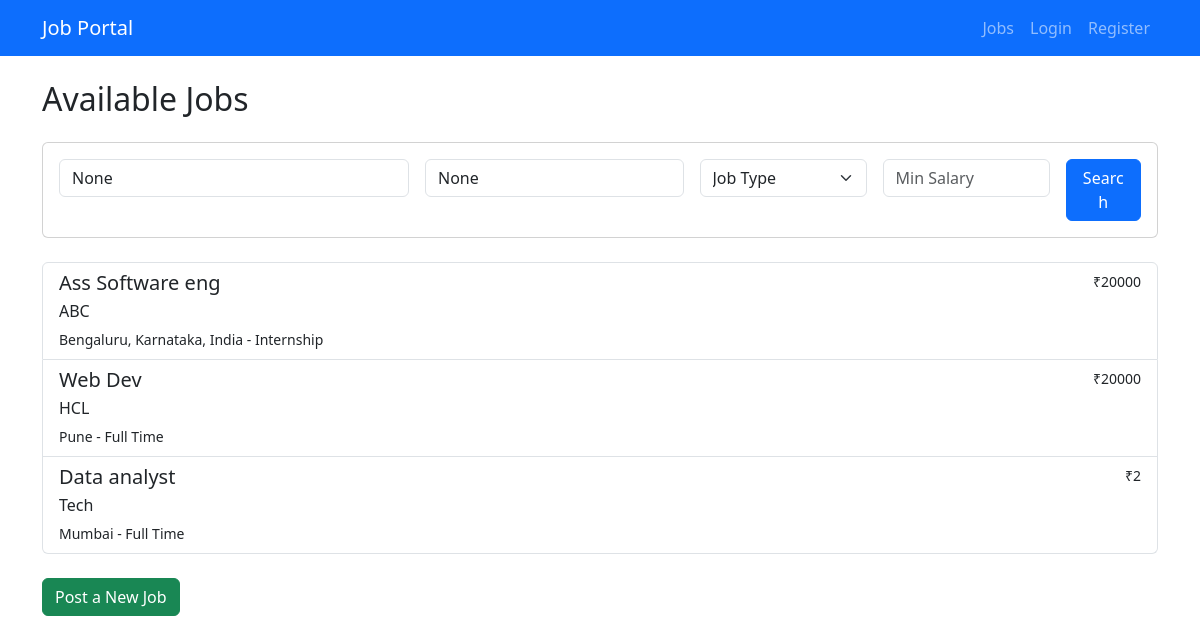
The app's page /, older data.
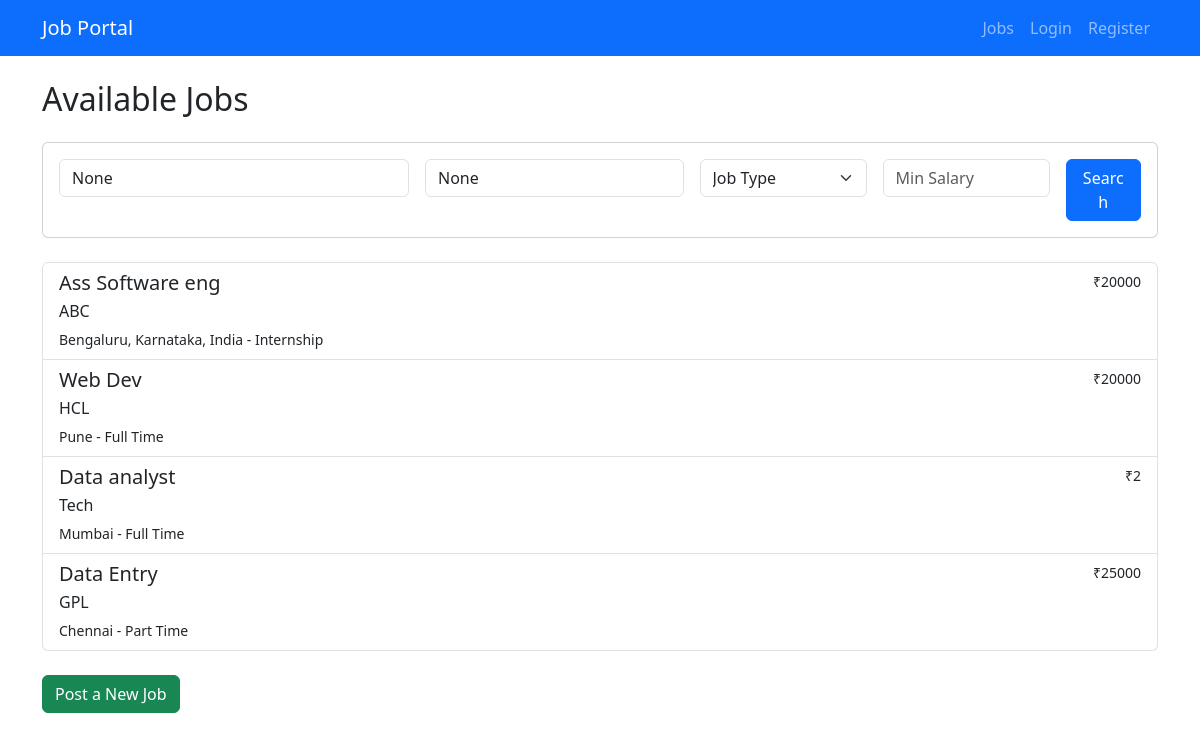
The same page, newer data.
### jobs/models.py (models this page shows, shortened)
class Job(models.Model):
    JOB_TYPE_CHOICES = (
        ('full-time', 'Full Time'),
        ('part-time', 'Part Time'),
        ('internship', 'Internship'),
        ('remote', 'Remote'),
    )
    title = models.CharField(max_length=255)
    company = models.CharField(max_length=255)
    description = models.TextField()
    salary = models.IntegerField()
    location = models.CharField(max_length=255)
    job_type = models.CharField(max_length=50, choices=JOB_TYPE_CHOICES)

### jobs/views.py (the view)
# urls.py: path("", job_list, name="job_list"),
def job_list(request):
    jobs = Job.objects.all()
    query = request.GET.get('q')
    location = request.GET.get('location')
    job_type = request.GET.get('job_type')
    min_salary = request.GET.get('min_salary')
    if query:
        jobs = jobs.filter(
            Q(title__icontains=query) |
            Q(company__icontains=query) |
            Q(description__icontains=query)
        )
    if location:
        jobs = jobs.filter(location__icontains=location)
    if job_type:
        jobs = jobs.filter(job_type=job_type)
    if min_salary:
        try:
            jobs = jobs.filter(salary__gte=int(min_salary))
        except ValueError:
            pass
    context = {
        'jobs': jobs,
        'query': query,
        'location': location,
        'job_type': job_type,
        'min_salary': min_salary,
    }
    return render(request, 'jobs/job_list.html', context)

### jobs/templates/jobs/job_list.html (shortened to what this page needs)
{% extends "base.html" %}
{% block content %}
<h2 class="mb-4">Available Jobs</h2>
<div class="card mb-4">
    <div class="card-body">
        <form method="get" class="row g-3">
            <div class="col-md-4">
                <input type="text" name="q" class="form-control" placeholder="Search jobs..." value="{{ query }}">
            </div>
            <div class="col-md-3">
                <input type="text" name="location" class="form-control" placeholder="Location" value="{{ location }}">
            </div>
            <div class="col-md-2">
                <select name="job_type" class="form-select">
                    <option value="">Job Type</option>
                </select>
            </div>
            <div class="col-md-2">
                <input type="number" name="min_salary" class="form-control" placeholder="Min Salary" value="{{ min_salary }}">
            </div>
            <div class="col-md-1">
                <button type="submit" class="btn btn-primary w-100">Search</button>
            </div>
        </form>
    </div>
</div>
{% if jobs %}
    <div class="list-group">
        {% for job in jobs %}
            <a href="{% url 'job_detail' job.id %}" class="list-group-item list-group-item-action">
                <div class="d-flex w-100 justify-content-between">
                    <h5 class="mb-1">{{ job.title }}</h5>
                    <small>₹{{ job.salary|floatformat:0 }}</small>
                </div>
                <p class="mb-1">{{ job.company }}</p>
                <small>{{ job.location }} - {{ job.get_job_type_display }}</small>
            </a>
        {% endfor %}
    </div>
{% else %}
    <p>No jobs available at the moment.</p>
{% endif %}
<a href="{% url 'create_job' %}" class="btn btn-success mt-4">Post a New Job</a>
{% endblock %}

Row changes from the older to the newer data that the page shows:
added Job: title "Data Entry", salary "25000", company "GPL", location "Chennai", job_type "Part Time"
